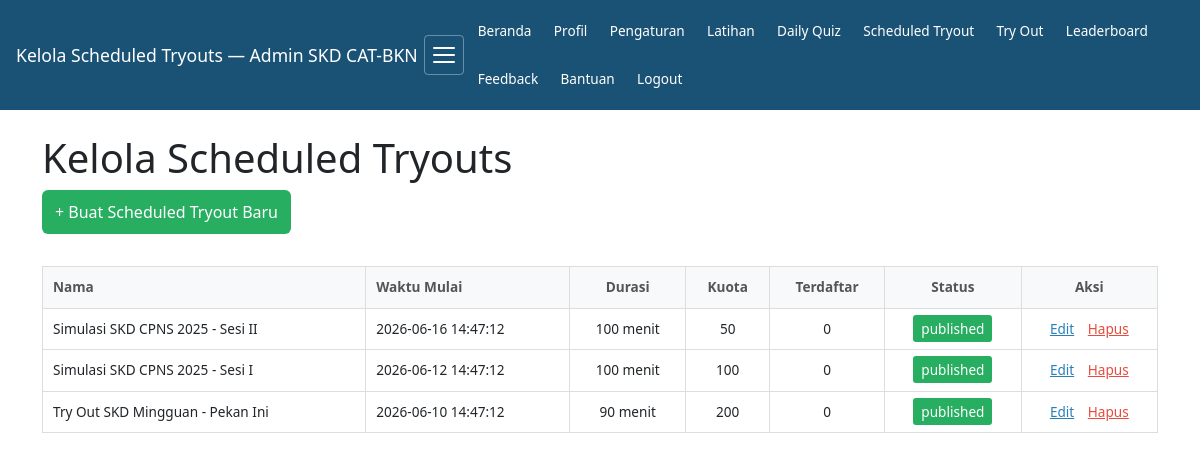
Page /pages/admin_scheduled_tryouts.php (signed in) on the committed database.
### tables this page shows
CREATE TABLE `scheduled_tryouts` (
  `id` int(11) NOT NULL AUTO_INCREMENT,
  `nama` varchar(255) NOT NULL,
  `deskripsi` text DEFAULT NULL,
  `waktu_mulai` datetime NOT NULL,
  `durasi_menit` int(11) DEFAULT 90,
  `kuota` int(11) DEFAULT 100,
  `status` enum('draft','published','started','completed','cancelled') DEFAULT 'draft',
  `created_at` timestamp NOT NULL DEFAULT current_timestamp(),
  `updated_at` timestamp NOT NULL DEFAULT current_timestamp() ON UPDATE current_timestamp(),
  PRIMARY KEY (`id`)
);

### helpers.php (called while the page is built, shortened)
<?php
function e(string $text): string
{
    return htmlspecialchars($text, ENT_QUOTES, 'UTF-8');
}

### pages/admin_scheduled_tryouts.php (the view, shortened to what this page needs)
<?php
require '../config.php';
require '../helpers.php';
$stmt = $pdo->query("SELECT s.*, (SELECT COUNT(*) FROM scheduled_tryout_registrations r WHERE r.scheduled_tryout_id = s.id) as registered_count FROM scheduled_tryouts s ORDER BY waktu_mulai DESC");
$scheduledTryouts = $stmt->fetchAll();
?>
<!DOCTYPE html>
<html lang="id">
<head>
<link rel="stylesheet" href="assets/style.css">
</head>
<body>
<?php require '../includes/navigation.php'; ?>
<div class="container">
<h1>Kelola Scheduled Tryouts</h1>
<div style="margin-bottom:2rem">
<button onclick="document.getElementById('formModal').style.display='block'" class="btn" style="background:#27ae60;color:#fff">+ Buat Scheduled Tryout Baru</button>
</div>
<table style="width:100%;border-collapse:collapse">
<thead>
<tr style="background:#f8f9fa">
<th style="padding:10px;text-align:left;border:1px solid #ddd">Nama</th>
<th style="padding:10px;text-align:left;border:1px solid #ddd">Waktu Mulai</th>
<th style="padding:10px;text-align:center;border:1px solid #ddd">Durasi</th>
<th style="padding:10px;text-align:center;border:1px solid #ddd">Kuota</th>
<th style="padding:10px;text-align:center;border:1px solid #ddd">Terdaftar</th>
<th style="padding:10px;text-align:center;border:1px solid #ddd">Status</th>
<th style="padding:10px;text-align:center;border:1px solid #ddd">Aksi</th>
</tr>
</thead>
<tbody>
<?php foreach ($scheduledTryouts as $st): ?>
<tr>
<td style="padding:10px;border:1px solid #ddd"><?= e($st['nama']) ?></td>
<td style="padding:10px;border:1px solid #ddd"><?= $st['waktu_mulai'] ?></td>
<td style="padding:10px;text-align:center;border:1px solid #ddd"><?= $st['durasi_menit'] ?> menit</td>
<td style="padding:10px;text-align:center;border:1px solid #ddd"><?= $st['kuota'] ?></td>
<td style="padding:10px;text-align:center;border:1px solid #ddd"><?= $st['registered_count'] ?></td>
<td style="padding:10px;text-align:center;border:1px solid #ddd">
<span style="padding:4px 8px;border-radius:3px;font-size:.85rem;background:<?= $st['status'] === 'published' ? '#27ae60' : ($st['status'] === 'draft' ? '#95a5a6' : '#e74c3c') ?>;color:#fff"><?= $st['status'] ?></span>
</td>
<td style="padding:10px;text-align:center;border:1px solid #ddd">
<a href="?edit=<?= $st['id'] ?>" style="color:#2980b9;margin-right:10px">Edit</a>
<a href="?delete=<?= $st['id'] ?>" onclick="return confirm('Yakin ingin menghapus?')" style="color:#e74c3c">Hapus</a>
</td>
</tr>
<?php endforeach; ?>
</tbody>
</table>
</div>
</body>
</html>

### assets/style.css (style rules this page uses)
* { box-sizing:border-box;margin:0;padding:0 }
body { font-family:'Segoe UI',Arial,sans-serif;background:#f5f7fa;color:#222;line-height:1.6;-webkit-text-size-adjust:100%;transition:background .3s ease,color .3s ease }
.container { max-width:1000px;margin:1.5rem auto;padding:0 1rem }
.btn { display:inline-block;background:#2980b9;color:#fff;padding:.55rem .9rem;border-radius:6px;text-decoration:none;font-weight:600;font-size:.9rem;min-height:44px;min-width:44px;white-space:nowrap;border:none;cursor:pointer }
table { width:100%;border-collapse:collapse;font-size:.85rem;min-width:500px }
th,td { border:1px solid #eee;padding:.4rem .5rem;text-align:left }
th { background:#f8f9fa;color:#555 }

### rows in the picture
scheduled_tryouts: nama "Simulasi SKD CPNS 2025 - Sesi II", waktu_mulai "2026-06-16 14:47:12", durasi_menit "100", kuota "50", registered_count "0", status "published"
scheduled_tryouts: nama "Simulasi SKD CPNS 2025 - Sesi I", waktu_mulai "2026-06-12 14:47:12", durasi_menit "100", kuota "100", registered_count "0", status "published"
scheduled_tryouts: nama "Try Out SKD Mingguan - Pekan Ini", waktu_mulai "2026-06-10 14:47:12", durasi_menit "90", kuota "200", registered_count "0", status "published"

### other values in the picture
$pageTitle "Kelola Scheduled Tryouts — Admin SKD CAT-BKN"
